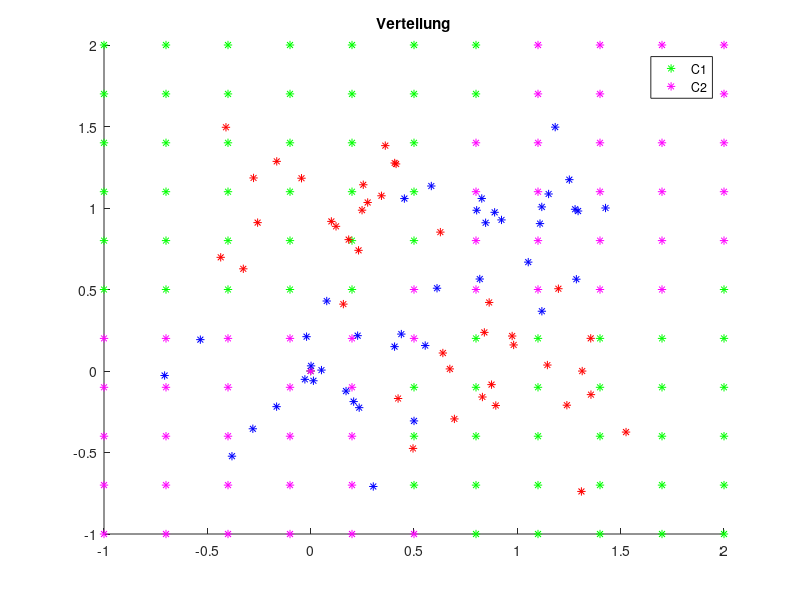

Recreate this plot in MATLAB.
#! /usr/bin/octave -qf

global mu = [0, 1; 1, 0; 0, 0; 1, 1];
global sigma = sqrt(0.1);
global nSampPerClass = 40;

# Generate samples
function _samples = generateSamples()
	global mu;
	global sigma;
	global nSampPerClass;

	_samples = [];
	samplesC1X = [];
	samplesC1Y = [];
	samplesC2X = [];
	samplesC2Y = [];

	subC1 = [[], []; [], []];
	subC2 = [[], []; [], []];
	for p = 1:2
		for d = 1:2
			myMu = mu(p, d);
			for s = 1:nSampPerClass
				subC1(p, d, s) = myMu + sigma*randn;
			endfor
		endfor
	endfor
	for p = 1:2
		for d = 1:2
			myMu = mu(2+p, d);
			for s = 1:nSampPerClass
				subC2(p, d, s) = myMu + sigma*randn;
			endfor
		endfor
	endfor

	for s = 1:nSampPerClass
		ci = 1 + mod(s, 2);
		x = subC1(ci, 1, s);
		y = subC1(ci, 2, s);
		samplesC1X(end+1) = x;
		samplesC1Y(end+1) = y;
	endfor

	for s = 1:nSampPerClass
		ci = 1 + mod(s, 2);
		x = subC2(ci, 1, s);
		y = subC2(ci, 2, s);
		samplesC2X(end+1) = x;
		samplesC2Y(end+1) = y;
	endfor

	_samples = [samplesC1Y; samplesC1X; samplesC2Y; samplesC2X];
endfunction


# measure distance between two data points
function _distance = distance(p1, p2)
	_distance = norm(p1-p2);
endfunction

# convenience function to access a datapoint
function _point = get_point(DATA, index)
	n = length(DATA);
	_point = [DATA(index); DATA(index + n)];
endfunction



# 9.1 k Nearest Neighbors

function _knn = knn(dataTrainingC, point, k)
	distances = [];
	n = length(dataTrainingC);
	for i = 1:n # iterate over all training points
		x = [dataTrainingC(i, 1), dataTrainingC(i, 2)]; # training data point
		t = dataTrainingC(i, 3); # label
		# add distance and target of current point
		distances = [distances; distance(point, x), t];
	endfor
	distances = sortrows(distances); # sort rows (by first column -> sort by distance ascending)
	distances(k+1:end,:)=[]; # delete everything except the first k rows
	s = sum(distances, 1); # sum along the cols
	s(:,1) = []; # keep only the label sum
	_knn = round(s / k);
endfunction


# 9.2 Parzen Windows

function _pn = pn(dataTrainingC, point, parzenSigma)
	classesWeighted = [0, 0];
	n = length(dataTrainingC);
	for i = 1:n # iterate over all training points
		x = [dataTrainingC(i, 1), dataTrainingC(i, 2)]; # training data point
		t = dataTrainingC(i, 3); # label
		# add distance and target of current point
		classesWeighted(t) += 1 / sqrt(2*PI*parzenSigma^2) * exp(-distance(point, x)^2 / (2*parzenSigma^2));
	endfor
	if classesWeighted(1) > classesWeighted(2)
		_knn = 1;
	else
		_knn = 2;
	endif
endfunction



# 9.3 RBF Network

function _phi = phi(x, t, sigma)
	_phi = exp(-1 * (x - t)^2 / 2 * sigma^2);
endfunction

# calculate the k centroids
function _centroids = kmeans(dataTrainingC, k, DATA)
	n = length(dataTrainingC);
	# pick random data points as initial centroids
	t = [];
	for i = 1:k
		index = unidrnd(n);
		t = [t, get_point(dataTrainingC, index)];
	endfor
	# update cenroids
	for i = 1:(10 * n)
		index = unidrnd(n);
		# choose data point
		x = get_point(dataTrainingC, index);

		# determine closest centroid
		distances = [];
		for j = 1:length(t)
			distances = [distances; distance(x, t(:,j)), j];
		endfor
		distances = sortrows(distances);
		jnearest = distances(1,2);
		nearest = t(:,jnearest);

		# update centroid
		nearest = nearest + (1 / n) * (x - nearest);
		t(:,jnearest) = nearest;
	endfor
	_centroids = t;
endfunction


function plotClsDist(dataTrainingP, testC1, testC2)
	global mySamples;

	hold on
	plot(testC1'(1,:), testC1'(2,:), 'g*');
	plot(testC2'(1,:)', testC2'(2,:), 'm*');

	plot(dataTrainingP(1,:), dataTrainingP(2,:), 'r*');
	plot(dataTrainingP(3,:), dataTrainingP(4,:), 'b*');
	hold off
	title("Verteilung")
	legend(["C1"; "C2"]);
	print("initial.png", "-dpng")
endfunction


function _classifiedGrid = classifyGrid(dataTrainingC)
	global k;
	global stepSize;

	_classifiedGrid = [];

	steps = -1 : stepSize : 2;
	for x = steps
		for y = steps
			tdi = length(_classifiedGrid) + 1;
			_classifiedGrid(tdi, 1) = x;
			_classifiedGrid(tdi, 2) = y;
			_classifiedGrid(tdi, 3) = knn(dataTrainingC, [x, y], k);
		endfor
	endfor
endfunction



function _testClassData = separateTestDataIntoClasses(classifiedGrid, wantedClass)
	_testClassData = [];
	for tdi = 1:length(classifiedGrid)
		if classifiedGrid(tdi, 3) == wantedClass
			newInd = length(_testClassData) + 1;
			_testClassData(newInd, 1) = classifiedGrid(tdi, 1);
			_testClassData(newInd, 2) = classifiedGrid(tdi, 2);
			_testClassData(newInd, 3) = classifiedGrid(tdi, 3);
		end
	endfor
endfunction



dataTrainingP = generateSamples();

dataTrainingC = [
	dataTrainingP(1,:)' dataTrainingP(2,:)' 1 * ones(nSampPerClass, 1), zeros(nSampPerClass, 1);
	dataTrainingP(3,:)' dataTrainingP(4,:)' 2 * ones(nSampPerClass, 1), zeros(nSampPerClass, 1)];

global k = 5;
global stepSize = 0.3;

classifiedGrid = classifyGrid(dataTrainingC);
testClassData1 = separateTestDataIntoClasses(classifiedGrid, 1);
testClassData2 = separateTestDataIntoClasses(classifiedGrid, 2);

plotClsDist(dataTrainingP, testClassData1, testClassData2);
